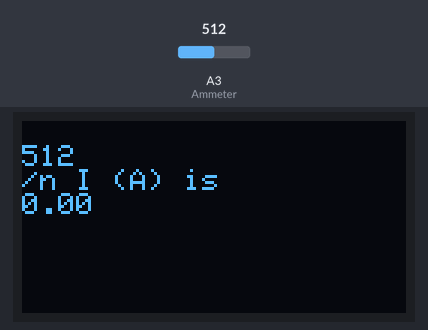
A sketch run on a simulated Arduino Uno, built with avr-gcc and run on an emulated ATmega328P. On the bench: 128×64 one-colour display. The inputs (shaded band) are chosen by the test bench; at power-on: A3 (Ammeter) = 512.

Above: at 3.2 s.
3.3 s: A3 (Ammeter) set to 716
At 4.3 s:
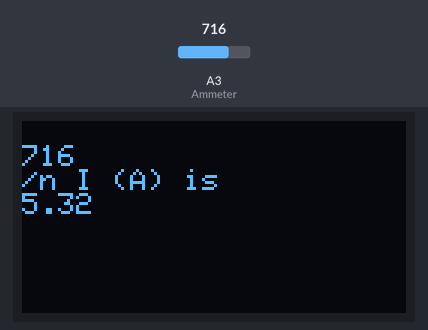
5.0 s: A3 (Ammeter) set to 900
At 5.5 s:
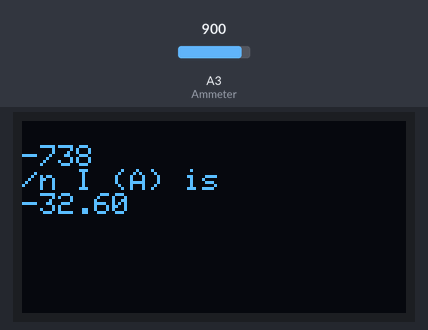
6.6 s: A3 (Ammeter) set to 1023
At 7.5 s:
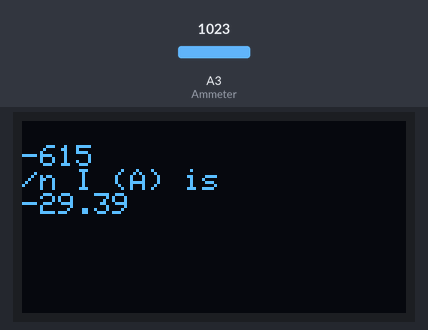
Timing chart, 0 to 9.6 s (numbered marks = the images above; inputs shaded):
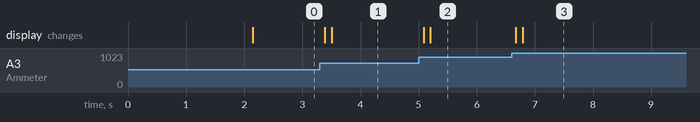

Measured:
- after the input at 3.3 s, the display: first changes after 0.09 s (image 1 shows a later state)
- after the input at 5.0 s, the display: first changes after 0.09 s (image 2 shows a later state)
- after the input at 6.6 s, the display: first changes after 0.07 s (image 3 shows a later state)

The sketch:

ammeter_1.ino
```cpp
#include <Wire.h>
#include <Adafruit_GFX.h>
#include <Adafruit_SSD1306.h>
#define SCREEN_WIDTH 128 // OLED display width in pixels
#define SCREEN_HEIGHT 64 // OLED display height in pixels

// Declaration for an SSD1306 display connected to I2C (SDA, SCL pins)
Adafruit_SSD1306 display(SCREEN_WIDTH, SCREEN_HEIGHT, &Wire, -1);


const int Ammeter = A3;
float I = 0.00;

void setup(){

Serial.begin(115200);

 if(!display.begin(SSD1306_SWITCHCAPVCC, 0x3C)) { // Address 0x3D for 128x64
    Serial.println(F("SSD1306 allocation failed"));
    for(;;);
  }
 delay(2000);
 display.clearDisplay();
 display.setTextColor(WHITE);
}
void loop() {
//void calculate_current() {

  int sensitivity = 185;                           //in millivolts/A, based off of specific current sensor, outputs 66 millivolts per Amp read
  int adc_value = 0;                            //initializing variable for adc conversion
  float v_ref = 4.94;                         //reference voltage for arduino uno
  float voltage = 0.00;                     //initializing variable for output voltage being read
  float pure_voltage = 0.00;               //the fluctuation in output voltage by the current sensor caused by the load of whatever circuit is being measured
  float offset_voltage = 2.47;            //the amount of volts outputted by the sensor when its free of any load
  for (int i = 0; i < 40 ; i++)
  {
    adc_value = adc_value + analogRead(Ammeter);
    delay(2);
  }
  adc_value = adc_value / 40;                 //reads the output voltage of the current sensor 40 times then averages it out
  voltage = ((adc_value * v_ref)/ 1024) ;    //converts output voltage to a binary number that can be displayed and manipulated by arduino
  pure_voltage = voltage - offset_voltage;  //measures how much of a change in voltage was caused by connecting current sensor to whatever is supplying the current

  pure_voltage = pure_voltage * 1000;     //since this is going to be tiny this converts it milliamps, also puts in in the same units as the sensitivity
  I = pure_voltage / sensitivity; //I(A) = pv(mV) / sens(mV/A)


display.setCursor(0,8);
  // Display static text
  display.println (adc_value);
  display.println("/n I (A) is");
  display.print(I);
  display.print(" ");
  display.display();
  display.clearDisplay();


}
```
